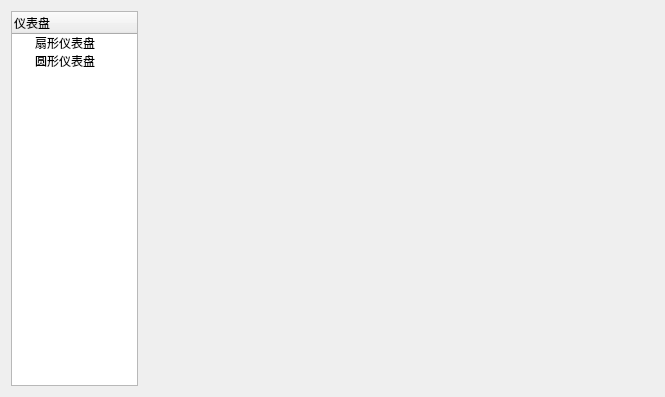
<?xml version="1.0" encoding="UTF-8"?>
<ui version="4.0">
 <class>FormGallery</class>
 <widget class="QWidget" name="FormGallery">
  <property name="geometry">
   <rect>
    <x>0</x>
    <y>0</y>
    <width>665</width>
    <height>397</height>
   </rect>
  </property>
  <property name="windowTitle">
   <string>Form</string>
  </property>
  <layout class="QHBoxLayout" name="horizontalLayout" stretch="2,8">
   <item>
    <widget class="QTreeWidget" name="treeWidget">
     <column>
      <property name="text">
       <string>仪表盘</string>
      </property>
     </column>
     <item>
      <property name="text">
       <string>扇形仪表盘</string>
      </property>
     </item>
     <item>
      <property name="text">
       <string>圆形仪表盘</string>
      </property>
     </item>
    </widget>
   </item>
   <item>
    <widget class="QStackedWidget" name="stackedWidget">
     <widget class="QWidget" name="page_sectordash"/>
     <widget class="QWidget" name="page_circledash"/>
    </widget>
   </item>
  </layout>
 </widget>
 <resources/>
 <connections/>
</ui>
